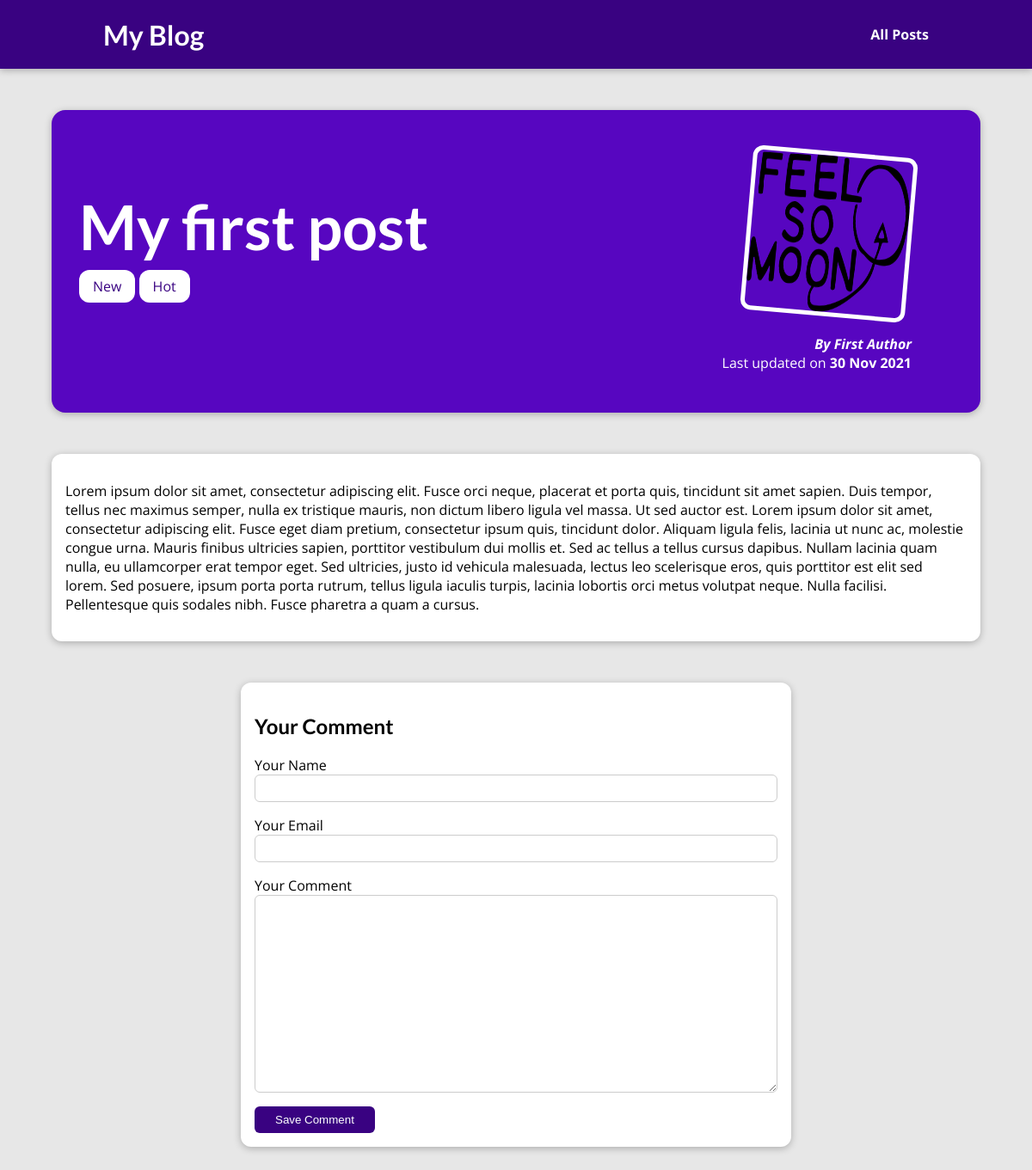
The page /posts/my-first-post on the database its author committed.
### blog/models.py (models this page shows, shortened)
class Post(models.Model):
    title = models.CharField(max_length=150)
    excerpt = models.CharField(max_length=200)
    image = models.ImageField(upload_to='posts', null=True)
    date = models.DateField(auto_now=True)
    slug = models.SlugField(unique=True, db_index=True)
    content = models.TextField(validators=[MinLengthValidator(10)])
    author = models.ForeignKey(
        Author, on_delete=models.SET_NULL, related_name="posts", null=True)
    tags = models.ManyToManyField(Tag)

class Tag(models.Model):
    caption = models.CharField(max_length=20)

class Author(models.Model):
    first_name = models.CharField(max_length=50)
    last_name = models.CharField(max_length=50)
    email = models.EmailField()
    def __str__(self):
        return self.first_name + ' ' + self.last_name

### blog/views.py (the view)
# urls.py: path("posts/<slug:slug>", views.PostDetailView.as_view(),
class PostDetailView(View):
    template_name = 'blog/post-detail.html'
    def get(self, request, *args, **kwargs):
        post = get_object_or_404(Post, slug=kwargs['slug'])
        context = {
            "post": post,
            "comment_form": CommentForm(),
        }
        return render(request, self.template_name, context)
    def post(self, request, *args, **kwargs):
        post = get_object_or_404(Post, slug=kwargs['slug'])
        form = CommentForm(request.POST)
        if form.is_valid():
            comment = form.save(commit=False)
            comment.post = post
            comment.save()
            return HttpResponseRedirect(reverse('post-detail-page', kwargs={'slug': post.slug}))
        else:
            context = {
                "post": post,
                "comment_form": form,
            }
            return render(request, self.template_name, context)

### blog/forms.py
class CommentForm(forms.ModelForm):
    class Meta:
        model = Comment
        fields = ('user_name', 'user_email', 'text')
        labels = {
            'user_name': 'Your Name',
            'user_email': 'Your Email',
            'text': 'Your Comment',
        }

### blog/templates/blog/post-detail.html (shortened to what this page needs)
{% extends 'base.html' %}
{% load static %}
{% block css_files %}
<link rel="stylesheet" href="{% static 'blog/post-detail.css' %}">
{% endblock css_files %}
{% block content %}
    <section id="summary">
        <h2>{{post.title}}</h2>
        {% for tag in post.tags.all %}
            <span class="tag">{{tag.caption}}</span>
        {% endfor %}
        <article>
            <img src="{{post.image.url}}" alt="{{post.title}}">
            <address>By <a href="mailto:{{ post.author.email }}">{{post.author|title}}</a></address>
            <div>
                Last updated on <time>{{post.date|date:"d M Y"}}</time>
            </div>
        </article>
    </section>
    <main>
        {{post.content|linebreaks}}
    </main>
    <section id="comment-form">
        <h2>Your Comment</h2>
        <form action="{% url 'post-detail-page' post.slug %}" method="post">
            {% for form_field in comment_form %}
                <div class="form-control {% if form_field.errors %}invalid{% endif %}">
                    {{form_field.label}}
                    {{form_field}}
                </div>
            {% endfor %}
            <button>Save Comment</button>
        </form>
    </section>
{% endblock content %}

### static/app.css (style rules this page uses)
* { box-sizing: border-box; }
html { font-family: 'Open Sans', 'Lato', sans-serif; }
body { margin: 0; }
h1, h2, h3 { font-family: 'Lato', sans-serif; font-weight: bold; }

### blog/static/blog/post-detail.css (style rules this page uses)
body { background-color: #e7e7e7; }
#summary { margin: 8rem auto 3rem auto; padding: 2rem; width: 90%; max-width: 90rem; border-radius: 16px; background-color: #5706c0; position: relative; box-shadow: 0 2px 8px rgba(0, 0, 0, 0.25); height: 22rem; }
#summary h2 { color: white; font-size: 4.5rem; margin-bottom: 1rem; }
#summary article { position: absolute; top: 2rem; right: 3rem; padding: 1rem 2rem; border-radius: 12px; text-align: right; color: white; }
#summary article img { width: 12rem; height: 12rem; border-radius: 12px; transform: rotateZ(5deg); border: 5px solid white; margin-bottom: 1rem; }
#summary address { font-weight: bold; }
#summary time { font-weight: bold; }
#summary a { color: white; text-decoration: none; }
main { width: 90%; max-width: 90rem; margin: 3rem auto; background-color: white; padding: 1rem; border-radius: 12px; box-shadow: 0 2px 8px rgba(0, 0, 0, 0.25); }
.tag { background-color: white; color: #390281; padding: 0.5rem 1rem; border-radius: 12px; }
#comment-form { margin: 3rem auto; width: 90%; max-width: 40rem; border-radius: 12px; background-color: white; box-shadow: 0 2px 8px rgba(0, 0, 0, 0.25); padding: 1rem; }
#comment-form button { background-color: #390281; color: white; border-radius: 6px; padding: 0.5rem 1.5rem; border: none; cursor: pointer; }
.form-control { margin-bottom: 1rem; }
.form-control input, .form-control textarea { display: block; width: 100%; font: inherit; padding: 0.25rem; border-radius: 6px; border: 1px solid #ccc; }

### rows shown on the page
Post: title "My first post", image (picture), author "First Author", date "30 Nov 2021", content "Lorem ipsum dolor sit amet, consectetur adipiscing elit. Fusce orci neque, placerat et porta quis, tincidunt sit amet sapien. Duis tempor, tellus nec maximus semper, nulla ex tristique mauris, non dictum libero ligula vel massa. Ut sed auctor est. Lorem ipsum dolor sit amet, consectetur adipiscing elit. Fusce eget diam pretium, consectetur ipsum quis, tincidunt dolor. Aliquam ligula felis, lacinia ut nunc ac, molestie congue urna. Mauris finibus ultricies sapien, porttitor vestibulum dui mollis et. Sed ac tellus a tellus cursus dapibus. Nullam lacinia quam nulla, eu ullamcorper erat tempor eget. Sed ultricies, justo id vehicula malesuada, lectus leo scelerisque eros, quis porttitor est elit…"
Tag: caption "New"
Tag: caption "Hot"
